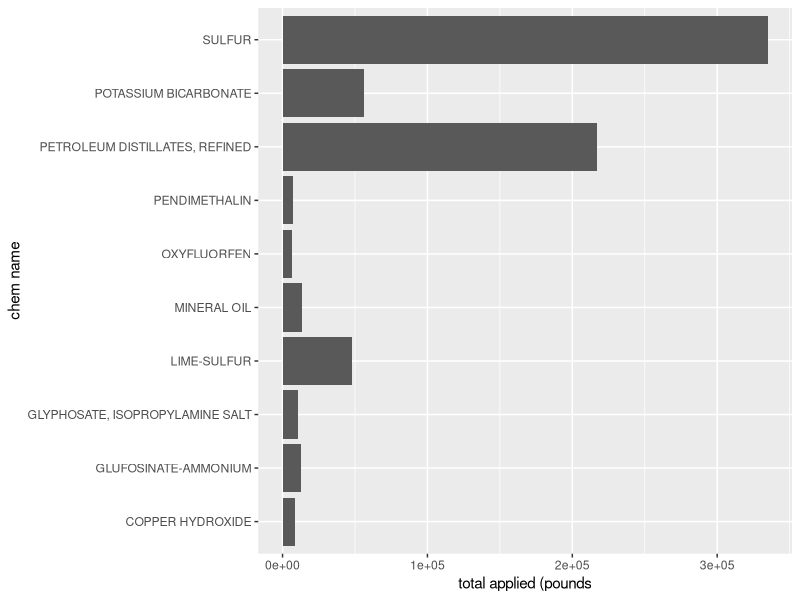
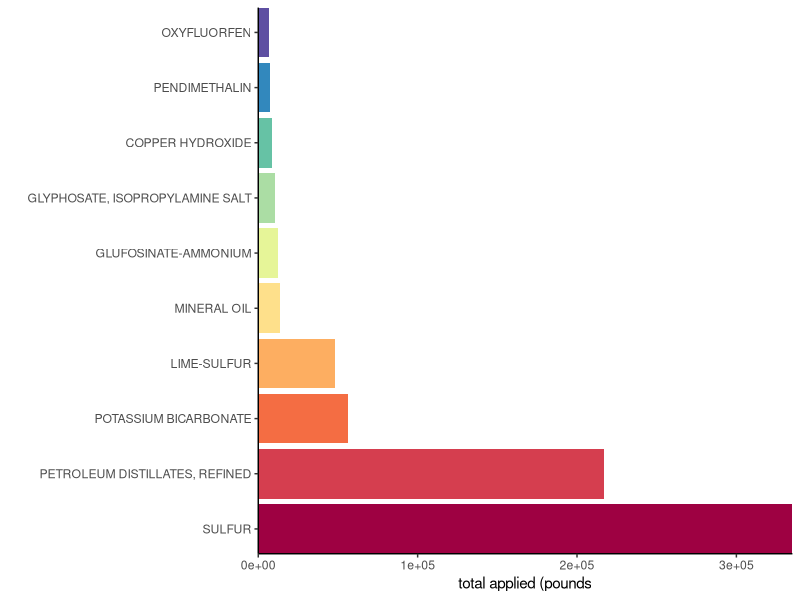

Source code (R) for these figures, in order: (Note: this script raises an error after producing the figures.)
## ---- chunk 1
knitr::opts_chunk$set(echo = TRUE)
## ---- chunk 2


library(tidyverse)
library(RColorBrewer)

sb_pest <- read_csv("sb_pest.csv")
## ---- chunk 3

View(sb_pest)
names(sb_pest)
summary(sb_pest)

sb_simple <- sb_pest %>% 
  select(county = COUNTY_NAME, crop = SITE_NAME, chemical = CHEMICAL_NAME, 
         pounds = POUNDS_CHEMICAL_APPLIED) %>% 
  filter(pounds != "N/A") %>%  # or !is.na(pounds)
  select(county, chemical, pounds, crop) %>% 
  mutate(pounds = as.numeric(pounds))

#View(sb_simple)
class(sb_simple$pounds)
names(sb_simple)
## ---- chunk 4

grapes_sumary <- sb_simple %>% 
  group_by(chemical) %>% 
  summarize(
    total_applied = sum(pounds),
    max_applied = max(pounds)
    ) %>% 
  arrange(-total_applied) %>% 
  head(10)
  

# lets export data frame as its own file (csv)?

write_csv(grapes_sumary, "grapes_summary.csv")


top_10_col <- ggplot(grapes_sumary,
                     aes(x = chemical, 
                         y = total_applied)) +
  geom_col() +
  labs(x = "chem name", y = "total applied (pounds") +
  coord_flip()

top_10_col

grapes_sumary_factor <- grapes_sumary %>% 
  mutate(chemical = factor(chemical, levels = chemical))


top_10_ordered <- ggplot(grapes_sumary_factor,
                     aes(x = chemical, 
                         y = total_applied)) +
  geom_col(aes(fill = chemical), show.legend = FALSE) +
  coord_flip() +
  scale_fill_brewer(palette = "Spectral")+
  theme_classic() +
  scale_x_discrete(expand = c(0,0)) +
  scale_y_continuous(expand = c(0,0)) +
  labs(x = "", y = "total applied (pounds") 
top_10_ordered




sb_glyphosate <- sb_simple %>% 
  filter(chemical == "GLYPHOSATE, ISOPROPYLAMINE SALT")

glyphosate_hist <- ggplot(sb_glyphosate , aes(x = pounds)) +
  geom_histogram(bins = 12, boundary = 0, color = "dodgerblue", fill = "dodgerblue4") +
  labs(x = "lbs", y = "freq (n = 197)", title = "sb wine graphs") +
  theme_classic() +
  scale_x_discrete(expand = c(0,0)) +
  scale_y_continuous(expand = c(0,0), limits = c(0,150)) 
 
 glyphosate_hist
  

 
 InsectSprays

 insect_boxplot <- ggplot(InsectSprays, aes(x = spray, y = count))+
   geom_boxplot(fill = "gray90") +
   theme_classic() +
   labs(x = "spray type", y = "insect coutns") +
   geom_jitter(width = 0.1, alpha = .4, aes(color = spray))
  insect_boxplot 
  
  faithful_plot <- ggplot(faithful, aes(x = waiting, y = eruptions)) +
    geom_point() +
    theme_classic()
    faithful_plot
